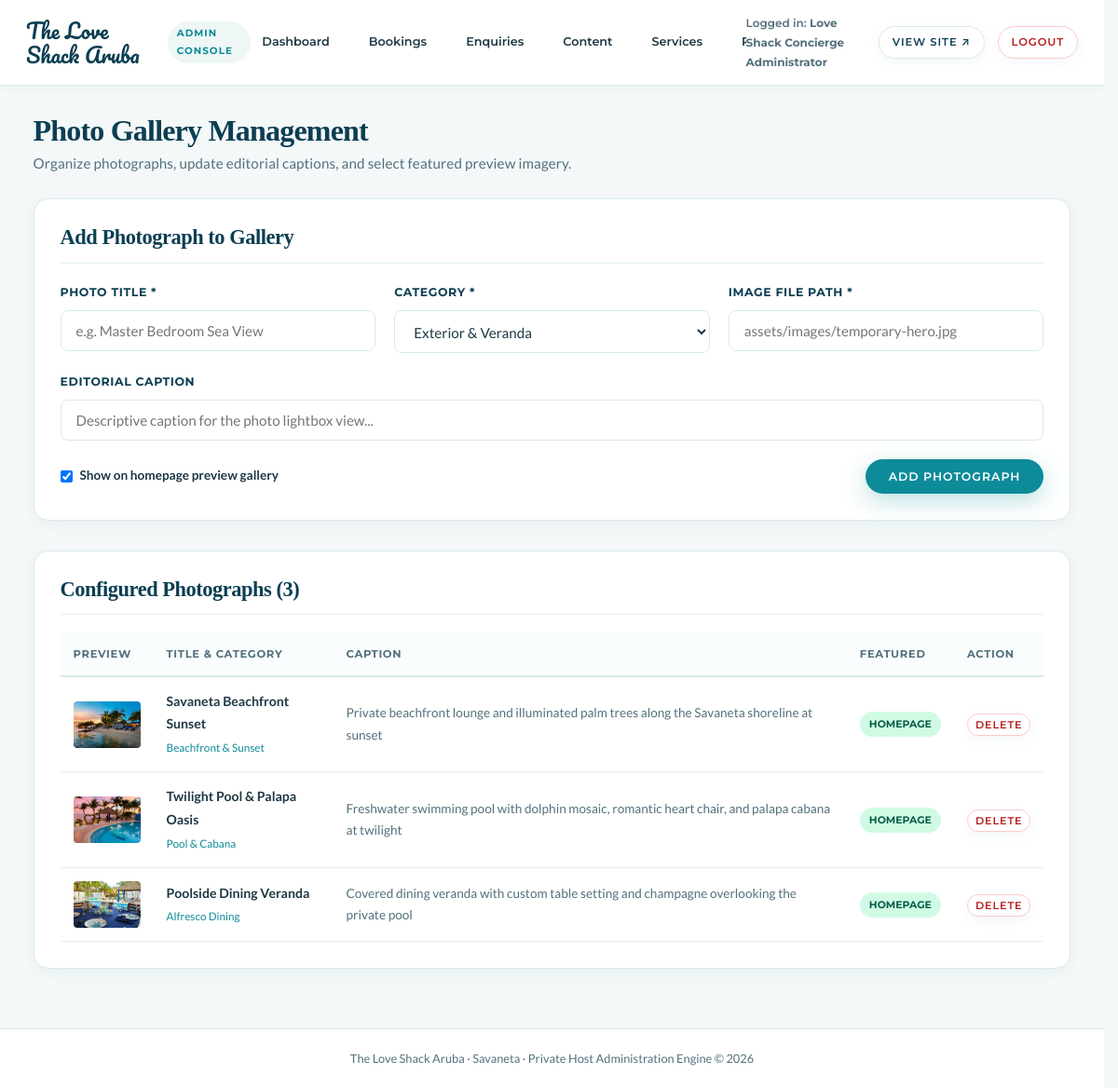
Page /admin/gallery.php (signed in) on the committed database.
### tables this page shows
CREATE TABLE `gallery_images` (
  `id` INT AUTO_INCREMENT PRIMARY KEY,
  `property_id` INT NOT NULL,
  `title` VARCHAR(128) NOT NULL,
  `caption` VARCHAR(255) NOT NULL,
  `category` VARCHAR(64) NOT NULL DEFAULT 'Villa & Pool',
  `image_url` VARCHAR(255) NOT NULL,
  `display_order` INT NOT NULL DEFAULT 1,
  `is_featured` TINYINT(1) NOT NULL DEFAULT 1,
  `created_at` TIMESTAMP DEFAULT CURRENT_TIMESTAMP,
  FOREIGN KEY (`property_id`) REFERENCES `properties`(`id`) ON DELETE CASCADE
);

### admin/gallery.php (the view, shortened to what this page needs)
<?php
require_once __DIR__ . '/includes/admin_header.php';
$pdo = get_db_connection();
$images = [];
if ($pdo) {
    try {
        $stmt = $pdo->query("SELECT * FROM gallery_images WHERE property_id = 1 ORDER BY display_order ASC");
        $images = $stmt->fetchAll();
    } catch (Exception $e) {
        error_log("Error fetching gallery images: " . $e->getMessage());
    }
} else {
    $images = get_gallery_images();
}
?>
<div class="admin-header-row">
  <div>
    <h1>Photo Gallery Management</h1>
    <p>Organize photographs, update editorial captions, and select featured preview imagery.</p>
  </div>
</div>
<div class="admin-card">
  <div class="admin-card-header">
    <h2>Add Photograph to Gallery</h2>
  </div>
  <form method="POST" action="gallery.php">
    <div class="admin-grid-3">
      <div class="admin-form-group">
        <label for="title">Photo Title *</label>
        <input type="text" id="title" name="title" placeholder="e.g. Master Bedroom Sea View" required>
      </div>
      <div class="admin-form-group">
        <label for="category">Category *</label>
        <select id="category" name="category" required>
          <option value="Exterior">Exterior & Veranda</option>
        </select>
      </div>
      <div class="admin-form-group">
        <label for="image_url">Image File Path *</label>
        <input type="text" id="image_url" name="image_url" placeholder="assets/images/temporary-hero.jpg" required>
      </div>
    </div>
    <div class="admin-form-group">
      <label for="caption">Editorial Caption</label>
      <input type="text" id="caption" name="caption" placeholder="Descriptive caption for the photo lightbox view...">
    </div>
    <div style="display: flex; align-items: center; justify-content: space-between; margin-top: 10px;">
      <label style="display: flex; align-items: center; gap: 8px; font-weight: 600; font-size: 0.85rem; cursor: pointer;">
        <input type="checkbox" name="is_featured" value="1" checked style="width: auto;">
        Show on homepage preview gallery
      </label>
      <button type="submit" class="btn btn-teal" style="padding: 10px 24px; font-size: 0.78rem;">
        Add Photograph
      </button>
    </div>
  </form>
</div>
<div class="admin-card">
  <div class="admin-card-header">
    <h2>Configured Photographs (<?= count($images) ?>)</h2>
  </div>
  <div class="admin-table-wrap">
    <table class="admin-table">
      <thead>
        <tr>
          <th>Preview</th>
          <th>Title & Category</th>
          <th>Caption</th>
          <th>Featured</th>
          <th>Action</th>
        </tr>
      </thead>
      <tbody>
        <?php foreach ($images as $img): ?>
          <tr>
            <td style="width: 100px;">
              <img src="../<?= htmlspecialchars($img['image_url']) ?>" alt="Thumbnail" style="width: 80px; height: 50px; object-fit: cover; border-radius: 4px;">
            </td>
            <td>
              <strong><?= htmlspecialchars($img['title']) ?></strong><br>
              <small style="color: var(--color-secondary);"><?= htmlspecialchars($img['category']) ?></small>
            </td>
            <td style="color: var(--color-text-muted); font-size: 0.85rem;">
              <?= htmlspecialchars($img['caption']) ?>
            </td>
            <td>
              <?php if (!empty($img['is_featured'])): ?>
                <span class="badge badge-confirmed">HOMEPAGE</span>
              <?php else: ?>
                <span class="badge badge-read">STANDARD</span>
              <?php endif; ?>
            </td>
            <td>
              <form method="POST" action="gallery.php" onsubmit="return confirm('Delete this photograph from gallery?');" style="display:inline;">
                <button type="submit" class="btn btn-outline" style="padding: 4px 8px; font-size: 0.7rem; border-color: #fecaca; color: #b91c1c;">
                  Delete
                </button>
              </form>
            </td>
          </tr>
        <?php endforeach; ?>
      </tbody>
    </table>
  </div>
</div>
<?php require_once __DIR__ . '/includes/admin_footer.php'; ?>

### admin/includes/admin_header.php (style rules this page uses)
body.admin-body { background-color: #f4f8f8; font-family: var(--font-body); color: var(--color-text-body); min-height: 100vh; display: flex; flex-direction: column; }
.admin-header-row { display: flex; justify-content: space-between; align-items: flex-end; margin-bottom: 24px; flex-wrap: wrap; gap: 16px; }
.admin-header-row h1 { font-size: 2rem; color: var(--color-primary); margin-bottom: 4px; }
.admin-header-row p { color: var(--color-text-muted); font-size: 0.95rem; }
.admin-card { background: var(--color-white); border: 1px solid var(--color-border); border-radius: var(--radius-md); padding: 28px; box-shadow: var(--shadow-sm); margin-bottom: 32px; }
.admin-card-header { display: flex; justify-content: space-between; align-items: center; margin-bottom: 20px; padding-bottom: 14px; border-bottom: 1px solid var(--color-border-light); }
.admin-card-header h2 { font-size: 1.4rem; color: var(--color-primary); margin: 0; }
.admin-table-wrap { overflow-x: auto; }
table.admin-table { width: 100%; border-collapse: collapse; font-size: 0.88rem; }
table.admin-table th { font-family: var(--font-ui); font-size: 0.72rem; font-weight: 700; text-transform: uppercase; letter-spacing: 0.06em; color: var(--color-text-muted); text-align: left; padding: 12px 14px; border-bottom: 2px solid var(--color-border); background: #fafdfd; }
table.admin-table td { padding: 14px; border-bottom: 1px solid var(--color-border-light); vertical-align: middle; }
.badge { font-family: var(--font-ui); font-size: 0.68rem; font-weight: 700; padding: 4px 10px; border-radius: var(--radius-pill); display: inline-block; text-transform: uppercase; }
.badge-confirmed { background: #d1fae5; color: #065f46; }
.admin-form-group { margin-bottom: 20px; }
.admin-form-group label { display: block; font-family: var(--font-ui); font-size: 0.78rem; font-weight: 700; text-transform: uppercase; letter-spacing: 0.05em; color: var(--color-primary); margin-bottom: 8px; }
.admin-form-group input, .admin-form-group select, .admin-form-group textarea { width: 100%; padding: 12px 16px; border: 1px solid var(--color-border); border-radius: var(--radius-sm); font-family: var(--font-body); font-size: 0.95rem; color: var(--color-text-body); background: var(--color-white); transition: border-color var(--transition-fast); }
.admin-grid-3 { display: grid; grid-template-columns: repeat(3, 1fr); gap: 20px; }

### rows in the picture
gallery_images: image_url (picture), title "Savaneta Beachfront Sunset", category "Beachfront & Sunset", caption "Private beachfront lounge and illuminated palm trees along the Savaneta shoreline at sunset", is_featured "HOMEPAGE"
gallery_images: image_url (picture), title "Twilight Pool & Palapa Oasis", category "Pool & Cabana", caption "Freshwater swimming pool with dolphin mosaic, romantic heart chair, and palapa cabana at twilight", is_featured "HOMEPAGE"
gallery_images: image_url (picture), title "Poolside Dining Veranda", category "Alfresco Dining", caption "Covered dining veranda with custom table setting and champagne overlooking the private pool", is_featured "HOMEPAGE"

### other values in the picture
$settings['site_title'] "The Love Shack Aruba"
$adminUser "Love Shack Concierge Administrator"
count($images) "3"
